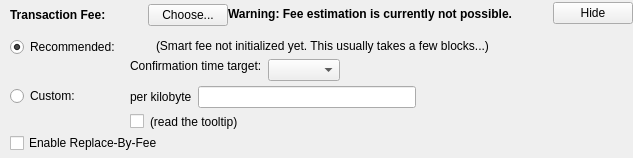
    <widget class="QFrame" name="frameFee">
     <property name="sizePolicy">
      <sizepolicy hsizetype="Expanding" vsizetype="Expanding">
       <horstretch>0</horstretch>
       <verstretch>0</verstretch>
      </sizepolicy>
     </property>
     <property name="maximumSize">
      <size>
       <width>16777215</width>
       <height>16777215</height>
      </size>
     </property>
     <property name="styleSheet">
      <string notr="true"/>
     </property>
     <property name="frameShape">
      <enum>QFrame::NoFrame</enum>
     </property>
     <property name="frameShadow">
      <enum>QFrame::Sunken</enum>
     </property>
     <property name="lineWidth">
      <number>0</number>
     </property>
     <layout class="QVBoxLayout" name="verticalLayoutFee1">
      <property name="spacing">
       <number>0</number>
      </property>
      <property name="leftMargin">
       <number>0</number>
      </property>
      <property name="topMargin">
       <number>0</number>
      </property>
      <property name="rightMargin">
       <number>0</number>
      </property>
      <property name="bottomMargin">
       <number>0</number>
      </property>
      <item>
       <layout class="QVBoxLayout" name="verticalLayoutFee2" stretch="0,0,0">
        <property name="spacing">
         <number>0</number>
        </property>
        <property name="leftMargin">
         <number>10</number>
        </property>
        <property name="topMargin">
         <number>0</number>
        </property>
        <item>
         <layout class="QHBoxLayout" name="horizontalLayoutFee1">
          <property name="bottomMargin">
           <number>0</number>
          </property>
          <item>
           <layout class="QVBoxLayout" name="verticalLayoutFee7">
            <property name="spacing">
             <number>0</number>
            </property>
            <item>
             <spacer name="verticalSpacerSmartFee">
              <property name="orientation">
               <enum>Qt::Vertical</enum>
              </property>
              <property name="sizeType">
               <enum>QSizePolicy::Fixed</enum>
              </property>
              <property name="sizeHint" stdset="0">
               <size>
                <width>1</width>
                <height>4</height>
               </size>
              </property>
             </spacer>
            </item>
            <item>
             <layout class="QHBoxLayout" name="horizontalLayoutSmartFee">
              <property name="spacing">
               <number>10</number>
              </property>
              <item>
               <widget class="QLabel" name="labelFeeHeadline">
                <property name="sizePolicy">
                 <sizepolicy hsizetype="Preferred" vsizetype="Preferred">
                  <horstretch>0</horstretch>
                  <verstretch>0</verstretch>
                 </sizepolicy>
                </property>
                <property name="font">
                 <font>
                  <weight>75</weight>
                  <bold>true</bold>
                 </font>
                </property>
                <property name="styleSheet">
                 <string notr="true">font-weight:bold;</string>
                </property>
                <property name="text">
                 <string>Transaction Fee:</string>
                </property>
               </widget>
              </item>
              <item>
               <widget class="QLabel" name="labelFeeMinimized">
                <property name="minimumSize">
                 <size>
                  <width>22</width>
                  <height>0</height>
                 </size>
                </property>
                <property name="text">
                 <string/>
                </property>
               </widget>
              </item>
              <item>
               <widget class="QPushButton" name="buttonChooseFee">
                <property name="sizePolicy">
                 <sizepolicy hsizetype="Preferred" vsizetype="Preferred">
                  <horstretch>0</horstretch>
                  <verstretch>0</verstretch>
                 </sizepolicy>
                </property>
                <property name="minimumSize">
                 <size>
                  <width>0</width>
                  <height>22</height>
                 </size>
                </property>
                <property name="text">
                 <string>Choose...</string>
                </property>
               </widget>
              </item>
             </layout>
            </item>
            <item>
             <spacer name="verticalSpacer_5">
              <property name="orientation">
               <enum>Qt::Vertical</enum>
              </property>
              <property name="sizeHint" stdset="0">
               <size>
                <width>1</width>
                <height>1</height>
               </size>
              </property>
             </spacer>
            </item>
           </layout>
          </item>
          <item>
           <widget class="QLabel" name="fallbackFeeWarningLabel">
            <property name="font">
             <font>
              <weight>75</weight>
              <bold>true</bold>
             </font>
            </property>
            <property name="toolTip">
             <string>Using the fallbackfee can result in sending a transaction that will take several hours or days (or never) to confirm. Consider choosing your fee manually or wait until you have validated the complete chain.</string>
            </property>
            <property name="text">
             <string>Warning: Fee estimation is currently not possible.</string>
            </property>
            <property name="wordWrap">
             <bool>false</bool>
            </property>
           </widget>
          </item>
          <item>
           <spacer name="horizontalSpacer_4">
            <property name="orientation">
             <enum>Qt::Horizontal</enum>
            </property>
            <property name="sizeType">
             <enum>QSizePolicy::MinimumExpanding</enum>
            </property>
            <property name="sizeHint" stdset="0">
             <size>
              <width>40</width>
              <height>20</height>
             </size>
            </property>
           </spacer>
          </item>
          <item>
           <widget class="QPushButton" name="buttonMinimizeFee">
            <property name="toolTip">
             <string>collapse fee-settings</string>
            </property>
            <property name="text">
             <string>Hide</string>
            </property>
           </widget>
          </item>
         </layout>
        </item>
        <item>
         <widget class="QFrame" name="frameFeeSelection">
          <layout class="QVBoxLayout" name="verticalLayoutFee12">
           <property name="spacing">
            <number>0</number>
           </property>
           <property name="leftMargin">
            <number>0</number>
           </property>
           <property name="topMargin">
            <number>0</number>
           </property>
           <property name="rightMargin">
            <number>0</number>
           </property>
           <property name="bottomMargin">
            <number>0</number>
           </property>
           <item>
            <layout class="QGridLayout" name="gridLayoutFee">
             <property name="topMargin">
              <number>10</number>
             </property>
             <property name="bottomMargin">
              <number>4</number>
             </property>
             <property name="horizontalSpacing">
              <number>10</number>
             </property>
             <property name="verticalSpacing">
              <number>4</number>
             </property>
             <item row="1" column="1">
              <layout class="QVBoxLayout" name="verticalLayoutFee8">
               <property name="spacing">
                <number>6</number>
               </property>
               <item>
                <layout class="QHBoxLayout" name="horizontalLayoutFee13">
                 <item>
                  <widget class="QLabel" name="labelCustomPerKilobyte">
                   <property name="toolTip">
                    <string>Specify a custom fee per kB (1,000 bytes) of the transaction's virtual size.

Note:  Since the fee is calculated on a per-byte basis, a fee of &quot;100 satoshis per kB&quot; for a transaction size of 500 bytes (half of 1 kB) would ultimately yield a fee of only 50 satoshis.</string>
                   </property>
                   <property name="text">
                    <string>per kilobyte</string>
                   </property>
                  </widget>
                 </item>
                 <item>
                  <widget class="BitcoinAmountField" name="customFee"/>
                 </item>
                 <item>
                  <spacer name="horizontalSpacer_6">
                   <property name="orientation">
                    <enum>Qt::Horizontal</enum>
                   </property>
                   <property name="sizeHint" stdset="0">
                    <size>
                     <width>1</width>
                     <height>1</height>
                    </size>
                   </property>
                  </spacer>
                 </item>
                </layout>
               </item>
               <item>
                <layout class="QHBoxLayout" name="horizontalLayoutFee8">
                 <item>
                  <widget class="QCheckBox" name="checkBoxMinimumFee">
                   <property name="toolTip">
                    <string>Paying only the minimum fee is just fine as long as there is less transaction volume than space in the blocks. But be aware that this can end up in a never confirming transaction once there is more demand for bitcoin transactions than the network can process.</string>
                   </property>
                   <property name="text">
                    <string/>
                   </property>
                  </widget>
                 </item>
                 <item>
                  <widget class="QLabel" name="labelMinFeeWarning">
                   <property name="enabled">
                    <bool>true</bool>
                   </property>
                   <property name="toolTip">
                    <string>Paying only the minimum fee is just fine as long as there is less transaction volume than space in the blocks. But be aware that this can end up in a never confirming transaction once there is more demand for bitcoin transactions than the network can process.</string>
                   </property>
                   <property name="text">
                    <string>(read the tooltip)</string>
                   </property>
                   <property name="margin">
                    <number>5</number>
                   </property>
                  </widget>
                 </item>
                 <item>
                  <spacer name="horizontalSpacer_2">
                   <property name="orientation">
                    <enum>Qt::Horizontal</enum>
                   </property>
                   <property name="sizeHint" stdset="0">
                    <size>
                     <width>1</width>
                     <height>1</height>
                    </size>
                   </property>
                  </spacer>
                 </item>
                </layout>
               </item>
              </layout>
             </item>
             <item row="0" column="0">
              <layout class="QVBoxLayout" name="verticalLayoutFee4" stretch="0,1">
               <item>
                <widget class="QRadioButton" name="radioSmartFee">
                 <property name="text">
                  <string>Recommended:</string>
                 </property>
                 <property name="checked">
                  <bool>true</bool>
                 </property>
                 <attribute name="buttonGroup">
                  <string notr="true">groupFee</string>
                 </attribute>
                </widget>
               </item>
               <item>
                <spacer name="verticalSpacer_2">
                 <property name="orientation">
                  <enum>Qt::Vertical</enum>
                 </property>
                 <property name="sizeHint" stdset="0">
                  <size>
                   <width>1</width>
                   <height>1</height>
                  </size>
                 </property>
                </spacer>
               </item>
              </layout>
             </item>
             <item row="1" column="0">
              <layout class="QVBoxLayout" name="verticalLayoutFee9" stretch="0,1">
               <item>
                <widget class="QRadioButton" name="radioCustomFee">
                 <property name="text">
                  <string>Custom:</string>
                 </property>
                 <attribute name="buttonGroup">
                  <string notr="true">groupFee</string>
                 </attribute>
                </widget>
               </item>
               <item>
                <spacer name="verticalSpacer_6">
                 <property name="orientation">
                  <enum>Qt::Vertical</enum>
                 </property>
                 <property name="sizeHint" stdset="0">
                  <size>
                   <width>1</width>
                   <height>1</height>
                  </size>
                 </property>
                </spacer>
               </item>
              </layout>
             </item>
             <item row="0" column="1">
              <layout class="QVBoxLayout" name="verticalLayoutFee3" stretch="0,0,1">
               <property name="spacing">
                <number>6</number>
               </property>
               <property name="topMargin">
                <number>2</number>
               </property>
               <item>
                <layout class="QHBoxLayout" name="horizontalLayoutFee12">
                 <item>
                  <widget class="QLabel" name="labelSmartFee">
                   <property name="text">
                    <string/>
                   </property>
                   <property name="margin">
                    <number>2</number>
                   </property>
                  </widget>
                 </item>
                 <item>
                  <widget class="QLabel" name="labelFeeEstimation">
                   <property name="text">
                    <string/>
                   </property>
                  </widget>
                 </item>
                 <item>
                  <widget class="QLabel" name="labelSmartFee2">
                   <property name="text">
                    <string>(Smart fee not initialized yet. This usually takes a few blocks...)</string>
                   </property>
                   <property name="margin">
                    <number>2</number>
                   </property>
                  </widget>
                 </item>
                 <item>
                  <spacer name="horizontalSpacer_5">
                   <property name="orientation">
                    <enum>Qt::Horizontal</enum>
                   </property>
                   <property name="sizeHint" stdset="0">
                    <size>
                     <width>1</width>
                     <height>1</height>
                    </size>
                   </property>
                  </spacer>
                 </item>
                </layout>
               </item>
               <item>
                <layout class="QHBoxLayout" name="horizontalLayoutFee9">
                 <item>
                  <layout class="QVBoxLayout" name="verticalLayoutFee6">
                   <item>
                    <widget class="QLabel" name="labelSmartFee3">
                     <property name="text">
                      <string>Confirmation time target:</string>
                     </property>
                     <property name="margin">
                      <number>2</number>
                     </property>
                    </widget>
                   </item>
                   <item>
                    <spacer name="verticalSpacer_3">
                     <property name="orientation">
                      <enum>Qt::Vertical</enum>
                     </property>
                     <property name="sizeHint" stdset="0">
                      <size>
                       <width>1</width>
                       <height>1</height>
                      </size>
                     </property>
                    </spacer>
                   </item>
                  </layout>
                 </item>
                 <item>
                  <layout class="QVBoxLayout" name="verticalLayoutFee5">
                   <property name="rightMargin">
                    <number>30</number>
                   </property>
                   <item>
                    <layout class="QHBoxLayout" name="horizontalLayoutConfTarget">
                     <property name="bottomMargin">
                      <number>0</number>
                     </property>
                     <item>
                      <widget class="QComboBox" name="confTargetSelector"/>
                     </item>
                     <item>
                      <spacer name="horizontalSpacerConfTarget">
                       <property name="orientation">
                        <enum>Qt::Horizontal</enum>
                       </property>
                       <property name="sizeHint" stdset="0">
                        <size>
                         <width>40</width>
                         <height>20</height>
                        </size>
                       </property>
                      </spacer>
                     </item>
                    </layout>
                   </item>
                  </layout>
                 </item>
                </layout>
               </item>
               <item>
                <spacer name="verticalSpacer_4">
                 <property name="orientation">
                  <enum>Qt::Vertical</enum>
                 </property>
                 <property name="sizeHint" stdset="0">
                  <size>
                   <width>1</width>
                   <height>1</height>
                  </size>
                 </property>
                </spacer>
               </item>
              </layout>
             </item>
            </layout>
           </item>
           <item>
            <widget class="QCheckBox" name="optInRBF">
             <property name="toolTip">
              <string>With Replace-By-Fee (BIP-125) you can increase a transaction's fee after it is sent. Without this, a higher fee may be recommended to compensate for increased transaction delay risk.</string>
             </property>
             <property name="text">
              <string>Enable Replace-By-Fee</string>
             </property>
            </widget>
           </item>
          </layout>
         </widget>
        </item>
        <item>
         <spacer name="verticalSpacerFee">
          <property name="orientation">
           <enum>Qt::Vertical</enum>
          </property>
          <property name="sizeHint" stdset="0">
           <size>
            <width>40</width>
            <height>5</height>
           </size>
          </property>
         </spacer>
        </item>
       </layout>
      </item>
     </layout>
    </widget>
